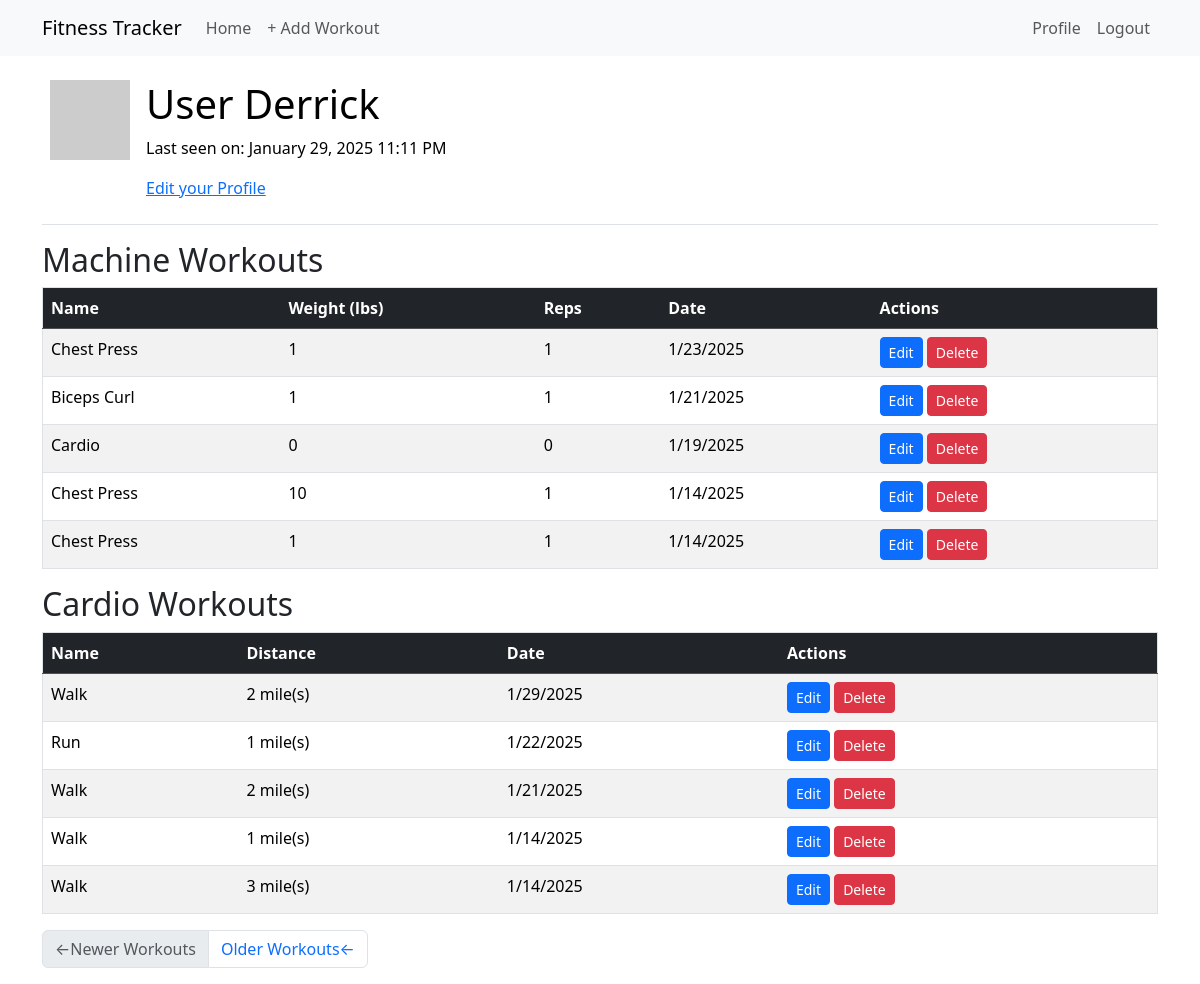
/user/Derrick (signed in), run on the app's committed database.
### app/models.py (models this page shows, shortened)
class User(UserMixin, db.Model):
    id: Mapped[int] = mapped_column(primary_key=True)
    username: Mapped[str] = mapped_column(String(64), index=True, unique=True)
    email: Mapped[str] = mapped_column(String(120), index=True, unique=True)
    password_hash: Mapped[Optional[str]] = mapped_column(String(256))
    workouts: Mapped[List['Workout']] = relationship(back_populates='user', lazy='dynamic')
    about_me: Mapped[Optional[str]] = mapped_column(String(140))
    last_seen: Mapped[Optional[datetime]] = mapped_column(
        default=lambda: datetime.now(timezone.utc))
    def avatar(self, size):
        digest = md5(self.email.lower().encode('utf-8')).hexdigest()
        return f'https://www.gravatar.com/avatar/{digest}?d=identicon&s={size}'

class MachineExercise(db.Model):
    id: Mapped[int] = mapped_column(primary_key=True)
    name: Mapped[str] = mapped_column(String(64), index=True)
    reps: Mapped[int] = mapped_column(Integer, default=1)
    weight: Mapped[int] = mapped_column(Integer, default=0)
    workouts: Mapped[List['Workout']] = relationship(secondary='workout_machine_exercise', back_populates='machine_exercises')

class Workout(db.Model):
    id: Mapped[int] = mapped_column(primary_key=True)
    date: Mapped[datetime] = mapped_column(index=True, default=lambda: datetime.now(timezone.utc))
    user_id: Mapped[int] = mapped_column(ForeignKey(User.id), index=True)
    user: Mapped[User] = relationship(back_populates='workouts')
    machine_exercises: Mapped[List["MachineExercise"]] = relationship(secondary='workout_machine_exercise', back_populates="workouts")
    cardio_exercises: Mapped[List["CardioExercise"]] = relationship(secondary='workout_cardio_exercise', back_populates="workouts")

class CardioExercise(db.Model):
    id: Mapped[int] = mapped_column(primary_key=True)
    name: Mapped[str] = mapped_column(String(64), index=True)
    distance: Mapped[int] = mapped_column(Integer, nullable=False, default=0)
    workouts: Mapped[List['Workout']] = relationship(secondary='workout_cardio_exercise', back_populates='cardio_exercises')

### app/routes.py (the view)
@app.route('/user/<username>')
@login_required
def user(username):
    if not current_user.is_authenticated:
        return redirect(url_for('index'))
    page = request.args.get('page', 1, type=int)
    user = db.first_or_404(sa.select(User).where(User.username == username))
    query = user.workouts.order_by(Workout.date.desc())
    workouts = db.paginate(query, page=page, per_page=app.config['WORKOUTS_PER_PAGE'], error_out=False)
    next_url = url_for('user', username=username, page=workouts.next_num) \
        if workouts.has_next else None
    prev_url = url_for('user', username=username, page=workouts.prev_num) \
        if workouts.has_prev else None
    return render_template('user.html', user=current_user, workouts=workouts.items, next_url=next_url, prev_url=prev_url)

### app/models.py (called while the page is built)
@login.user_loader
def load_user(id):
    return db.session.get(User, int(id))

### app/routes.py (called while the page is built)
@app.before_request
def before_request():
    if current_user.is_authenticated:
        current_user.last_seen = datetime.now(timezone.utc)
        db.session.commit()

### app/templates/user.html (shortened to what this page needs)
{% extends "base.html" %} {% block content %}
<table class="table table-hover">
  <tr>
    <td width="64px"><img src="{{ user.avatar(64) }}" /></td>
    <td>
      <h1>User {{ user.username }}</h1>
      {% if user.last_seen %}<p>Last seen on: {{ moment(user.last_seen).format('LLL') }}</p>{% endif %}
      {% if user == current_user %}
      <p><a href="{{ url_for('edit_profile') }}">Edit your Profile</a></p>
      {% endif %}
    </td>
  </tr>
</table>
{% include '_workout.html' %}
<nav aria-label="Post navigation">
  <ul class="pagination">
    <li class="page-item{% if not prev_url %} disabled{% endif %}">
      <a class="page-link" href="{{ prev_url }}">
        <span aria-hidden="true">&larr;</span>Newer Workouts
      </a>
    </li>
    <li class="page-item{% if not next_url %} disabled{% endif %}">
      <a class="page-link" href="{{ next_url }}">
        Older Workouts<span aria-hidden="true">&larr;</span>
      </a>
    </li>
  </ul>
</nav>
{% endblock %}

### app/templates/_workout.html
<div class="table-responsive">
  <h2>Machine Workouts</h2>
  <table class="table table-striped table-hover border">
    <thead class="table-dark">
      <tr>
        <th scope="col">Name</th>
        <th scope="col">Weight (lbs)</th>
        <th scope="col">Reps</th>
        <th scope="col">Date</th>
        <th scope="col">Actions</th>
      </tr>
    </thead>
    <tbody>
      {% for workout in workouts %}
        {% for machine in workout.machine_exercises %}
        <tr>
          <td>{{ machine.name }}</td>
          <td>{{ machine.weight }}</td>
          <td>{{ machine.reps }}</td>
          <td>{{ moment(workout.date, local=True).format('l') }}</td>
          <td>
            <a href="{{ url_for('edit_workout', workout_id=workout.id) }}"
               class="btn btn-primary btn-sm">
              Edit
            </a>
            <a href="{{ url_for('delete_workout', workout_id=workout.id) }}"
               class="btn btn-danger btn-sm">
              Delete
            </a>
          </td>
        </tr>
        {% endfor %}
      {% endfor %}
    </tbody>
  </table>
  <h2>Cardio Workouts</h2>
  <table class="table table-striped table-hover border">
    <thead class="table-dark">
      <tr>
        <th scope="col">Name</th>
        <th scope="col">Distance</th>
        <th scope="col">Date</th>
        <th scope="col">Actions</th>
      </tr>
    </thead>
    <tbody>
      {% for workout in workouts %}
        {% for cardio in workout.cardio_exercises %}
        <tr>
          <td>{{ cardio.name }}</td>
          <td>{{ cardio.distance }} mile(s)</td>
          <td>{{ moment(workout.date, local=True).format('l') }}</td>
          <td>
            <a href="{{ url_for('edit_workout', workout_id=workout.id) }}"
               class="btn btn-primary btn-sm">
              Edit
            </a>
            <a href="{{ url_for('delete_workout', workout_id=workout.id) }}"
               class="btn btn-danger btn-sm">
              Delete
            </a>
          </td>
        </tr>
        {% endfor %}
      {% endfor %}
    </tbody>
  </table>
</div>

### data on the page
User: username "Derrick", last_seen "January 29, 2025 11:11 PM"
Workout: date "1/23/2025"
MachineExercise: name "Chest Press", weight "1", reps "1"
Workout: date "1/21/2025"
MachineExercise: name "Biceps Curl", weight "1", reps "1"
Workout: date "1/19/2025"
MachineExercise: name "Cardio", weight "0", reps "0"
Workout: date "1/14/2025"
MachineExercise: name "Chest Press", weight "10", reps "1"
Workout: date "1/14/2025"
MachineExercise: name "Chest Press", weight "1", reps "1"
Workout: date "1/29/2025"
CardioExercise: name "Walk", distance "2"
Workout: date "1/22/2025"
CardioExercise: name "Run", distance "1"
Workout: date "1/21/2025"
CardioExercise: name "Walk", distance "2"
Workout: date "1/14/2025"
CardioExercise: name "Walk", distance "1"
Workout: date "1/14/2025"
CardioExercise: name "Walk", distance "3"
